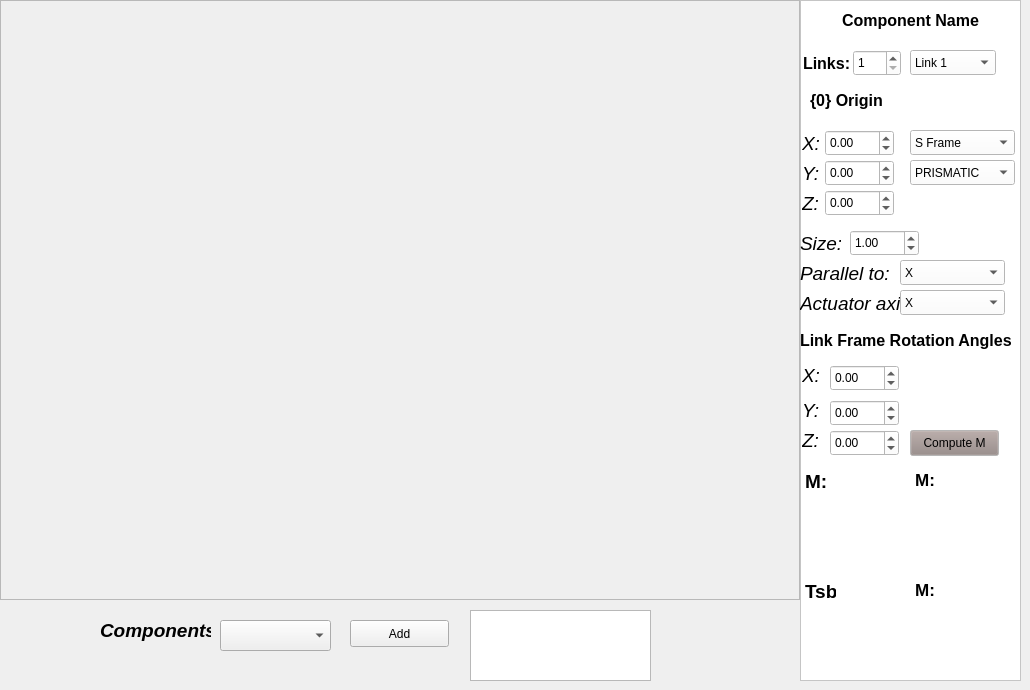
  <widget class="QWidget" name="centralwidget">
   <widget class="QFrame" name="frm_matplot">
    <property name="geometry">
     <rect>
      <x>0</x>
      <y>0</y>
      <width>800</width>
      <height>600</height>
     </rect>
    </property>
    <property name="frameShape">
     <enum>QFrame::StyledPanel</enum>
    </property>
    <property name="frameShadow">
     <enum>QFrame::Raised</enum>
    </property>
    <zorder>robot_cb_joint_type</zorder>
   </widget>
   <widget class="QLabel" name="label">
    <property name="geometry">
     <rect>
      <x>100</x>
      <y>620</y>
      <width>111</width>
      <height>21</height>
     </rect>
    </property>
    <property name="font">
     <font>
      <pointsize>14</pointsize>
      <weight>75</weight>
      <italic>true</italic>
      <bold>true</bold>
     </font>
    </property>
    <property name="text">
     <string>Components</string>
    </property>
   </widget>
   <widget class="QPushButton" name="btAdd_Component">
    <property name="geometry">
     <rect>
      <x>350</x>
      <y>620</y>
      <width>99</width>
      <height>27</height>
     </rect>
    </property>
    <property name="text">
     <string>Add</string>
    </property>
   </widget>
   <widget class="QComboBox" name="cbComponents">
    <property name="geometry">
     <rect>
      <x>220</x>
      <y>620</y>
      <width>111</width>
      <height>31</height>
     </rect>
    </property>
   </widget>
   <widget class="QFrame" name="frm_component_control">
    <property name="geometry">
     <rect>
      <x>800</x>
      <y>0</y>
      <width>221</width>
      <height>681</height>
     </rect>
    </property>
    <property name="palette">
     <palette>
      <active>
       <colorrole role="WindowText">
        <brush brushstyle="SolidPattern">
         <color alpha="255">
          <red>0</red>
          <green>0</green>
          <blue>0</blue>
         </color>
        </brush>
       </colorrole>
       <colorrole role="Button">
        <brush brushstyle="SolidPattern">
         <color alpha="255">
          <red>255</red>
          <green>255</green>
          <blue>255</blue>
         </color>
        </brush>
       </colorrole>
       <colorrole role="Light">
        <brush brushstyle="SolidPattern">
         <color alpha="255">
          <red>255</red>
          <green>255</green>
          <blue>255</blue>
         </color>
        </brush>
       </colorrole>
       <colorrole role="Midlight">
        <brush brushstyle="SolidPattern">
         <color alpha="255">
          <red>255</red>
          <green>255</green>
          <blue>255</blue>
         </color>
        </brush>
       </colorrole>
       <colorrole role="Dark">
        <brush brushstyle="SolidPattern">
         <color alpha="255">
          <red>127</red>
          <green>127</green>
          <blue>127</blue>
         </color>
        </brush>
       </colorrole>
       <colorrole role="Mid">
        <brush brushstyle="SolidPattern">
         <color alpha="255">
          <red>170</red>
          <green>170</green>
          <blue>170</blue>
         </color>
        </brush>
       </colorrole>
       <colorrole role="Text">
        <brush brushstyle="SolidPattern">
         <color alpha="255">
          <red>0</red>
          <green>0</green>
          <blue>0</blue>
         </color>
        </brush>
       </colorrole>
       <colorrole role="BrightText">
        <brush brushstyle="SolidPattern">
         <color alpha="255">
          <red>255</red>
          <green>255</green>
          <blue>255</blue>
         </color>
        </brush>
       </colorrole>
       <colorrole role="ButtonText">
        <brush brushstyle="SolidPattern">
         <color alpha="255">
          <red>0</red>
          <green>0</green>
          <blue>0</blue>
         </color>
        </brush>
       </colorrole>
       <colorrole role="Base">
        <brush brushstyle="SolidPattern">
         <color alpha="255">
          <red>255</red>
          <green>255</green>
          <blue>255</blue>
         </color>
        </brush>
       </colorrole>
       <colorrole role="Window">
        <brush brushstyle="SolidPattern">
         <color alpha="255">
          <red>255</red>
          <green>255</green>
          <blue>255</blue>
         </color>
        </brush>
       </colorrole>
       <colorrole role="Shadow">
        <brush brushstyle="SolidPattern">
         <color alpha="255">
          <red>0</red>
          <green>0</green>
          <blue>0</blue>
         </color>
        </brush>
       </colorrole>
       <colorrole role="AlternateBase">
        <brush brushstyle="SolidPattern">
         <color alpha="255">
          <red>255</red>
          <green>255</green>
          <blue>255</blue>
         </color>
        </brush>
       </colorrole>
       <colorrole role="ToolTipBase">
        <brush brushstyle="SolidPattern">
         <color alpha="255">
          <red>255</red>
          <green>255</green>
          <blue>220</blue>
         </color>
        </brush>
       </colorrole>
       <colorrole role="ToolTipText">
        <brush brushstyle="SolidPattern">
         <color alpha="255">
          <red>0</red>
          <green>0</green>
          <blue>0</blue>
         </color>
        </brush>
       </colorrole>
      </active>
      <inactive>
       <colorrole role="WindowText">
        <brush brushstyle="SolidPattern">
         <color alpha="255">
          <red>0</red>
          <green>0</green>
          <blue>0</blue>
         </color>
        </brush>
       </colorrole>
       <colorrole role="Button">
        <brush brushstyle="SolidPattern">
         <color alpha="255">
          <red>255</red>
          <green>255</green>
          <blue>255</blue>
         </color>
        </brush>
       </colorrole>
       <colorrole role="Light">
        <brush brushstyle="SolidPattern">
         <color alpha="255">
          <red>255</red>
          <green>255</green>
          <blue>255</blue>
         </color>
        </brush>
       </colorrole>
       <colorrole role="Midlight">
        <brush brushstyle="SolidPattern">
         <color alpha="255">
          <red>255</red>
          <green>255</green>
          <blue>255</blue>
         </color>
        </brush>
       </colorrole>
       <colorrole role="Dark">
        <brush brushstyle="SolidPattern">
         <color alpha="255">
          <red>127</red>
          <green>127</green>
          <blue>127</blue>
         </color>
        </brush>
       </colorrole>
       <colorrole role="Mid">
        <brush brushstyle="SolidPattern">
         <color alpha="255">
          <red>170</red>
          <green>170</green>
          <blue>170</blue>
         </color>
        </brush>
       </colorrole>
       <colorrole role="Text">
        <brush brushstyle="SolidPattern">
         <color alpha="255">
          <red>0</red>
          <green>0</green>
          <blue>0</blue>
         </color>
        </brush>
       </colorrole>
       <colorrole role="BrightText">
        <brush brushstyle="SolidPattern">
         <color alpha="255">
          <red>255</red>
          <green>255</green>
          <blue>255</blue>
         </color>
        </brush>
       </colorrole>
       <colorrole role="ButtonText">
        <brush brushstyle="SolidPattern">
         <color alpha="255">
          <red>0</red>
          <green>0</green>
          <blue>0</blue>
         </color>
        </brush>
       </colorrole>
       <colorrole role="Base">
        <brush brushstyle="SolidPattern">
         <color alpha="255">
          <red>255</red>
          <green>255</green>
          <blue>255</blue>
         </color>
        </brush>
       </colorrole>
       <colorrole role="Window">
        <brush brushstyle="SolidPattern">
         <color alpha="255">
          <red>255</red>
          <green>255</green>
          <blue>255</blue>
         </color>
        </brush>
       </colorrole>
       <colorrole role="Shadow">
        <brush brushstyle="SolidPattern">
         <color alpha="255">
          <red>0</red>
          <green>0</green>
          <blue>0</blue>
         </color>
        </brush>
       </colorrole>
       <colorrole role="AlternateBase">
        <brush brushstyle="SolidPattern">
         <color alpha="255">
          <red>255</red>
          <green>255</green>
          <blue>255</blue>
         </color>
        </brush>
       </colorrole>
       <colorrole role="ToolTipBase">
        <brush brushstyle="SolidPattern">
         <color alpha="255">
          <red>255</red>
          <green>255</green>
          <blue>220</blue>
         </color>
        </brush>
       </colorrole>
       <colorrole role="ToolTipText">
        <brush brushstyle="SolidPattern">
         <color alpha="255">
          <red>0</red>
          <green>0</green>
          <blue>0</blue>
         </color>
        </brush>
       </colorrole>
      </inactive>
      <disabled>
       <colorrole role="WindowText">
        <brush brushstyle="SolidPattern">
         <color alpha="255">
          <red>127</red>
          <green>127</green>
          <blue>127</blue>
         </color>
        </brush>
       </colorrole>
       <colorrole role="Button">
        <brush brushstyle="SolidPattern">
         <color alpha="255">
          <red>255</red>
          <green>255</green>
          <blue>255</blue>
         </color>
        </brush>
       </colorrole>
       <colorrole role="Light">
        <brush brushstyle="SolidPattern">
         <color alpha="255">
          <red>255</red>
          <green>255</green>
          <blue>255</blue>
         </color>
        </brush>
       </colorrole>
       <colorrole role="Midlight">
        <brush brushstyle="SolidPattern">
         <color alpha="255">
          <red>255</red>
          <green>255</green>
          <blue>255</blue>
         </color>
        </brush>
       </colorrole>
       <colorrole role="Dark">
        <brush brushstyle="SolidPattern">
         <color alpha="255">
          <red>127</red>
          <green>127</green>
          <blue>127</blue>
         </color>
        </brush>
       </colorrole>
       <colorrole role="Mid">
        <brush brushstyle="SolidPattern">
         <color alpha="255">
          <red>170</red>
          <green>170</green>
          <blue>170</blue>
         </color>
        </brush>
       </colorrole>
       <colorrole role="Text">
        <brush brushstyle="SolidPattern">
         <color alpha="255">
          <red>127</red>
          <green>127</green>
          <blue>127</blue>
         </color>
        </brush>
       </colorrole>
       <colorrole role="BrightText">
        <brush brushstyle="SolidPattern">
         <color alpha="255">
          <red>255</red>
          <green>255</green>
          <blue>255</blue>
         </color>
        </brush>
       </colorrole>
       <colorrole role="ButtonText">
        <brush brushstyle="SolidPattern">
         <color alpha="255">
          <red>127</red>
          <green>127</green>
          <blue>127</blue>
         </color>
        </brush>
       </colorrole>
       <colorrole role="Base">
        <brush brushstyle="SolidPattern">
         <color alpha="255">
          <red>255</red>
          <green>255</green>
          <blue>255</blue>
         </color>
        </brush>
       </colorrole>
       <colorrole role="Window">
        <brush brushstyle="SolidPattern">
         <color alpha="255">
          <red>255</red>
          <green>255</green>
          <blue>255</blue>
         </color>
        </brush>
       </colorrole>
       <colorrole role="Shadow">
        <brush brushstyle="SolidPattern">
         <color alpha="255">
          <red>0</red>
          <green>0</green>
          <blue>0</blue>
         </color>
        </brush>
       </colorrole>
       <colorrole role="AlternateBase">
        <brush brushstyle="SolidPattern">
         <color alpha="255">
          <red>255</red>
          <green>255</green>
          <blue>255</blue>
         </color>
        </brush>
       </colorrole>
       <colorrole role="ToolTipBase">
        <brush brushstyle="SolidPattern">
         <color alpha="255">
          <red>255</red>
          <green>255</green>
          <blue>220</blue>
         </color>
        </brush>
       </colorrole>
       <colorrole role="ToolTipText">
        <brush brushstyle="SolidPattern">
         <color alpha="255">
          <red>0</red>
          <green>0</green>
          <blue>0</blue>
         </color>
        </brush>
       </colorrole>
      </disabled>
     </palette>
    </property>
    <property name="autoFillBackground">
     <bool>true</bool>
    </property>
    <property name="frameShape">
     <enum>QFrame::StyledPanel</enum>
    </property>
    <property name="frameShadow">
     <enum>QFrame::Raised</enum>
    </property>
    <widget class="QLabel" name="frame_lb_component_name">
     <property name="geometry">
      <rect>
       <x>10</x>
       <y>10</y>
       <width>201</width>
       <height>20</height>
      </rect>
     </property>
     <property name="font">
      <font>
       <pointsize>12</pointsize>
       <weight>75</weight>
       <bold>true</bold>
      </font>
     </property>
     <property name="text">
      <string>Component Name</string>
     </property>
     <property name="alignment">
      <set>Qt::AlignCenter</set>
     </property>
    </widget>
    <widget class="QLabel" name="label_3">
     <property name="geometry">
      <rect>
       <x>10</x>
       <y>90</y>
       <width>141</width>
       <height>20</height>
      </rect>
     </property>
     <property name="font">
      <font>
       <pointsize>12</pointsize>
       <weight>75</weight>
       <bold>true</bold>
      </font>
     </property>
     <property name="text">
      <string>{0} Origin</string>
     </property>
    </widget>
    <widget class="QLabel" name="label_4">
     <property name="geometry">
      <rect>
       <x>2</x>
       <y>130</y>
       <width>23</width>
       <height>26</height>
      </rect>
     </property>
     <property name="font">
      <font>
       <pointsize>14</pointsize>
       <italic>true</italic>
      </font>
     </property>
     <property name="text">
      <string>X:</string>
     </property>
    </widget>
    <widget class="QLabel" name="label_5">
     <property name="geometry">
      <rect>
       <x>2</x>
       <y>160</y>
       <width>23</width>
       <height>26</height>
      </rect>
     </property>
     <property name="font">
      <font>
       <pointsize>14</pointsize>
       <italic>true</italic>
      </font>
     </property>
     <property name="text">
      <string>Y:</string>
     </property>
    </widget>
    <widget class="QLabel" name="label_6">
     <property name="geometry">
      <rect>
       <x>2</x>
       <y>190</y>
       <width>23</width>
       <height>26</height>
      </rect>
     </property>
     <property name="font">
      <font>
       <pointsize>14</pointsize>
       <italic>true</italic>
      </font>
     </property>
     <property name="text">
      <string>Z:</string>
     </property>
    </widget>
    <widget class="QLabel" name="label_15">
     <property name="geometry">
      <rect>
       <x>0</x>
       <y>330</y>
       <width>211</width>
       <height>20</height>
      </rect>
     </property>
     <property name="font">
      <font>
       <pointsize>12</pointsize>
       <weight>75</weight>
       <bold>true</bold>
      </font>
     </property>
     <property name="text">
      <string>Link Frame Rotation Angles</string>
     </property>
    </widget>
    <widget class="QLabel" name="label_23">
     <property name="geometry">
      <rect>
       <x>2</x>
       <y>365</y>
       <width>31</width>
       <height>20</height>
      </rect>
     </property>
     <property name="font">
      <font>
       <pointsize>14</pointsize>
       <italic>true</italic>
      </font>
     </property>
     <property name="text">
      <string>X:</string>
     </property>
    </widget>
    <widget class="QLabel" name="label_24">
     <property name="geometry">
      <rect>
       <x>2</x>
       <y>400</y>
       <width>31</width>
       <height>20</height>
      </rect>
     </property>
     <property name="font">
      <font>
       <pointsize>14</pointsize>
       <italic>true</italic>
      </font>
     </property>
     <property name="text">
      <string>Y:</string>
     </property>
    </widget>
    <widget class="QLabel" name="label_25">
     <property name="geometry">
      <rect>
       <x>2</x>
       <y>430</y>
       <width>31</width>
       <height>20</height>
      </rect>
     </property>
     <property name="font">
      <font>
       <pointsize>14</pointsize>
       <italic>true</italic>
      </font>
     </property>
     <property name="text">
      <string>Z:</string>
     </property>
    </widget>
    <widget class="QDoubleSpinBox" name="robot_spinb_x_origin">
     <property name="geometry">
      <rect>
       <x>25</x>
       <y>130</y>
       <width>69</width>
       <height>26</height>
      </rect>
     </property>
     <property name="decimals">
      <number>2</number>
     </property>
     <property name="minimum">
      <double>-10.000000000000000</double>
     </property>
     <property name="maximum">
      <double>10.000000000000000</double>
     </property>
     <property name="singleStep">
      <double>0.500000000000000</double>
     </property>
     <property name="value">
      <double>0.000000000000000</double>
     </property>
    </widget>
    <widget class="QDoubleSpinBox" name="robot_spinb_z_origin">
     <property name="geometry">
      <rect>
       <x>25</x>
       <y>190</y>
       <width>69</width>
       <height>26</height>
      </rect>
     </property>
     <property name="decimals">
      <number>2</number>
     </property>
     <property name="minimum">
      <double>-10.000000000000000</double>
     </property>
     <property name="maximum">
      <double>10.000000000000000</double>
     </property>
     <property name="singleStep">
      <double>0.500000000000000</double>
     </property>
     <property name="value">
      <double>0.000000000000000</double>
     </property>
    </widget>
    <widget class="QDoubleSpinBox" name="robot_spinb_y_origin">
     <property name="geometry">
      <rect>
       <x>25</x>
       <y>160</y>
       <width>69</width>
       <height>26</height>
      </rect>
     </property>
     <property name="decimals">
      <number>2</number>
     </property>
     <property name="minimum">
      <double>-10.000000000000000</double>
     </property>
     <property name="maximum">
      <double>10.000000000000000</double>
     </property>
     <property name="singleStep">
      <double>0.500000000000000</double>
     </property>
     <property name="value">
      <double>0.000000000000000</double>
     </property>
    </widget>
    <widget class="QDoubleSpinBox" name="robot_spinb_link_frame_x_angle">
     <property name="geometry">
      <rect>
       <x>30</x>
       <y>365</y>
       <width>69</width>
       <height>26</height>
      </rect>
     </property>
     <property name="decimals">
      <number>2</number>
     </property>
     <property name="minimum">
      <double>-10.000000000000000</double>
     </property>
     <property name="maximum">
      <double>10.000000000000000</double>
     </property>
     <property name="singleStep">
      <double>0.500000000000000</double>
     </property>
     <property name="value">
      <double>0.000000000000000</double>
     </property>
    </widget>
    <widget class="QDoubleSpinBox" name="robot_spinb_link_frame_y_angle">
     <property name="geometry">
      <rect>
       <x>30</x>
       <y>400</y>
       <width>69</width>
       <height>26</height>
      </rect>
     </property>
     <property name="decimals">
      <number>2</number>
     </property>
     <property name="minimum">
      <double>-10.000000000000000</double>
     </property>
     <property name="maximum">
      <double>10.000000000000000</double>
     </property>
     <property name="singleStep">
      <double>0.500000000000000</double>
     </property>
     <property name="value">
      <double>0.000000000000000</double>
     </property>
    </widget>
    <widget class="QDoubleSpinBox" name="robot_spinb_link_frame_z_angle">
     <property name="geometry">
      <rect>
       <x>30</x>
       <y>430</y>
       <width>69</width>
       <height>26</height>
      </rect>
     </property>
     <property name="decimals">
      <number>2</number>
     </property>
     <property name="minimum">
      <double>-10.000000000000000</double>
     </property>
     <property name="maximum">
      <double>10.000000000000000</double>
     </property>
     <property name="singleStep">
      <double>0.500000000000000</double>
     </property>
     <property name="value">
      <double>0.000000000000000</double>
     </property>
    </widget>
    <widget class="QLabel" name="robot_lb_m_matrix">
     <property name="geometry">
      <rect>
       <x>30</x>
       <y>470</y>
       <width>190</width>
       <height>91</height>
      </rect>
     </property>
     <property name="font">
      <font>
       <pointsize>13</pointsize>
       <weight>75</weight>
       <italic>false</italic>
       <bold>true</bold>
      </font>
     </property>
     <property name="text">
      <string>M:</string>
     </property>
     <property name="textFormat">
      <enum>Qt::PlainText</enum>
     </property>
     <property name="alignment">
      <set>Qt::AlignHCenter|Qt::AlignTop</set>
     </property>
     <property name="wordWrap">
      <bool>false</bool>
     </property>
    </widget>
    <widget class="QLabel" name="label_11">
     <property name="geometry">
      <rect>
       <x>5</x>
       <y>470</y>
       <width>31</width>
       <height>21</height>
      </rect>
     </property>
     <property name="font">
      <font>
       <pointsize>14</pointsize>
       <weight>75</weight>
       <bold>true</bold>
      </font>
     </property>
     <property name="text">
      <string>M:</string>
     </property>
     <property name="alignment">
      <set>Qt::AlignLeading|Qt::AlignLeft|Qt::AlignTop</set>
     </property>
     <property name="wordWrap">
      <bool>false</bool>
     </property>
    </widget>
    <widget class="QLabel" name="label_12">
     <property name="geometry">
      <rect>
       <x>3</x>
       <y>50</y>
       <width>51</width>
       <height>26</height>
      </rect>
     </property>
     <property name="font">
      <font>
       <pointsize>12</pointsize>
       <weight>75</weight>
       <bold>true</bold>
      </font>
     </property>
     <property name="text">
      <string>Links:</string>
     </property>
    </widget>
    <widget class="QSpinBox" name="robot_spinb_links_count">
     <property name="geometry">
      <rect>
       <x>53</x>
       <y>50</y>
       <width>48</width>
       <height>26</height>
      </rect>
     </property>
     <property name="minimum">
      <number>1</number>
     </property>
     <property name="maximum">
      <number>10</number>
     </property>
     <property name="displayIntegerBase">
      <number>10</number>
     </property>
    </widget>
    <widget class="QComboBox" name="robot_cb_link">
     <property name="geometry">
      <rect>
       <x>110</x>
       <y>50</y>
       <width>86</width>
       <height>25</height>
      </rect>
     </property>
     <item>
      <property name="text">
       <string>Link 1</string>
      </property>
     </item>
     <item>
      <property name="text">
       <string/>
      </property>
     </item>
    </widget>
    <widget class="QComboBox" name="robot_cb_reference_frame">
     <property name="geometry">
      <rect>
       <x>110</x>
       <y>130</y>
       <width>105</width>
       <height>25</height>
      </rect>
     </property>
     <item>
      <property name="text">
       <string>S Frame</string>
      </property>
     </item>
     <item>
      <property name="text">
       <string>B Frame</string>
      </property>
     </item>
    </widget>
    <widget class="QComboBox" name="robot_spinb_parallel_axis">
     <property name="geometry">
      <rect>
       <x>100</x>
       <y>260</y>
       <width>105</width>
       <height>25</height>
      </rect>
     </property>
     <item>
      <property name="text">
       <string>X</string>
      </property>
     </item>
     <item>
      <property name="text">
       <string>Y</string>
      </property>
     </item>
     <item>
      <property name="text">
       <string>Z</string>
      </property>
     </item>
    </widget>
    <widget class="QLabel" name="label_7">
     <property name="geometry">
      <rect>
       <x>0</x>
       <y>230</y>
       <width>41</width>
       <height>26</height>
      </rect>
     </property>
     <property name="font">
      <font>
       <pointsize>14</pointsize>
       <italic>true</italic>
      </font>
     </property>
     <property name="text">
      <string>Size:</string>
     </property>
    </widget>
    <widget class="QDoubleSpinBox" name="robot_spinb_link_length">
     <property name="geometry">
      <rect>
       <x>50</x>
       <y>230</y>
       <width>69</width>
       <height>26</height>
      </rect>
     </property>
     <property name="minimum">
      <double>0.010000000000000</double>
     </property>
     <property name="maximum">
      <double>10.000000000000000</double>
     </property>
     <property name="singleStep">
      <double>0.500000000000000</double>
     </property>
     <property name="value">
      <double>1.000000000000000</double>
     </property>
    </widget>
    <widget class="QComboBox" name="robot_cb_joint_type">
     <property name="geometry">
      <rect>
       <x>110</x>
       <y>160</y>
       <width>105</width>
       <height>25</height>
      </rect>
     </property>
     <item>
      <property name="text">
       <string>PRISMATIC</string>
      </property>
     </item>
     <item>
      <property name="text">
       <string>REVOLUTE</string>
      </property>
     </item>
    </widget>
    <widget class="QLabel" name="label_8">
     <property name="geometry">
      <rect>
       <x>0</x>
       <y>260</y>
       <width>101</width>
       <height>26</height>
      </rect>
     </property>
     <property name="font">
      <font>
       <pointsize>14</pointsize>
       <italic>true</italic>
      </font>
     </property>
     <property name="text">
      <string>Parallel to:</string>
     </property>
    </widget>
    <widget class="QPushButton" name="robot_pb_compute_m">
     <property name="geometry">
      <rect>
       <x>110</x>
       <y>430</y>
       <width>89</width>
       <height>26</height>
      </rect>
     </property>
     <property name="palette">
      <palette>
       <active>
        <colorrole role="Button">
         <brush brushstyle="SolidPattern">
          <color alpha="255">
           <red>148</red>
           <green>134</green>
           <blue>131</blue>
          </color>
         </brush>
        </colorrole>
       </active>
       <inactive>
        <colorrole role="Button">
         <brush brushstyle="SolidPattern">
          <color alpha="255">
           <red>148</red>
           <green>134</green>
           <blue>131</blue>
          </color>
         </brush>
        </colorrole>
       </inactive>
       <disabled>
        <colorrole role="Button">
         <brush brushstyle="SolidPattern">
          <color alpha="255">
           <red>148</red>
           <green>134</green>
           <blue>131</blue>
          </color>
         </brush>
        </colorrole>
       </disabled>
      </palette>
     </property>
     <property name="text">
      <string>Compute M</string>
     </property>
    </widget>
    <widget class="QLabel" name="label_13">
     <property name="geometry">
      <rect>
       <x>5</x>
       <y>580</y>
       <width>31</width>
       <height>21</height>
      </rect>
     </property>
     <property name="font">
      <font>
       <pointsize>14</pointsize>
       <weight>75</weight>
       <bold>true</bold>
      </font>
     </property>
     <property name="text">
      <string>Tsb</string>
     </property>
     <property name="alignment">
      <set>Qt::AlignLeading|Qt::AlignLeft|Qt::AlignTop</set>
     </property>
     <property name="wordWrap">
      <bool>false</bool>
     </property>
    </widget>
    <widget class="QLabel" name="robot_lb_transformation_matrix">
     <property name="geometry">
      <rect>
       <x>30</x>
       <y>580</y>
       <width>190</width>
       <height>91</height>
      </rect>
     </property>
     <property name="font">
      <font>
       <pointsize>13</pointsize>
       <weight>75</weight>
       <italic>false</italic>
       <bold>true</bold>
      </font>
     </property>
     <property name="text">
      <string>M:</string>
     </property>
     <property name="textFormat">
      <enum>Qt::PlainText</enum>
     </property>
     <property name="alignment">
      <set>Qt::AlignHCenter|Qt::AlignTop</set>
     </property>
     <property name="wordWrap">
      <bool>false</bool>
     </property>
    </widget>
    <widget class="QLabel" name="label_9">
     <property name="geometry">
      <rect>
       <x>0</x>
       <y>290</y>
       <width>101</width>
       <height>26</height>
      </rect>
     </property>
     <property name="font">
      <font>
       <pointsize>14</pointsize>
       <italic>true</italic>
      </font>
     </property>
     <property name="text">
      <string>Actuator axis:</string>
     </property>
    </widget>
    <widget class="QComboBox" name="robot_spinb_parallel_axis_2">
     <property name="geometry">
      <rect>
       <x>100</x>
       <y>290</y>
       <width>105</width>
       <height>25</height>
      </rect>
     </property>
     <item>
      <property name="text">
       <string>X</string>
      </property>
     </item>
     <item>
      <property name="text">
       <string>Y</string>
      </property>
     </item>
     <item>
      <property name="text">
       <string>Z</string>
      </property>
     </item>
    </widget>
   </widget>
   <widget class="QListWidget" name="lv_Components">
    <property name="geometry">
     <rect>
      <x>470</x>
      <y>610</y>
      <width>181</width>
      <height>71</height>
     </rect>
    </property>
   </widget>
  </widget>
